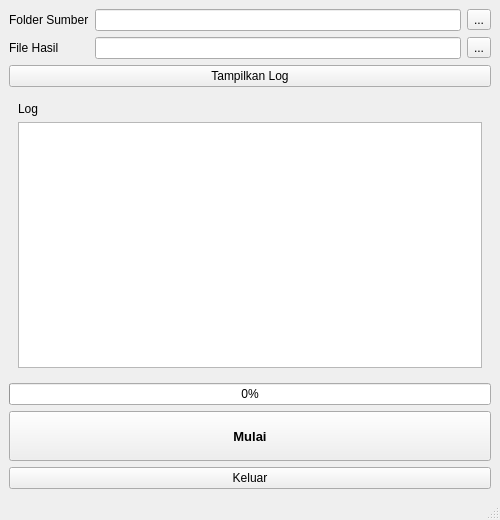
<?xml version="1.0" encoding="UTF-8"?>
<ui version="4.0">
 <class>MainWindow</class>
 <widget class="QMainWindow" name="MainWindow">
  <property name="geometry">
   <rect>
    <x>0</x>
    <y>0</y>
    <width>500</width>
    <height>520</height>
   </rect>
  </property>
  <property name="windowTitle">
   <string>Dokumentasi</string>
  </property>
  <property name="windowIcon">
   <iconset resource="resources.qrc">
    <normaloff>:/icon/folder.png</normaloff>:/icon/folder.png</iconset>
  </property>
  <widget class="QWidget" name="centralwidget">
   <layout class="QVBoxLayout" name="verticalLayout_2">
    <item>
     <layout class="QGridLayout" name="gridLayout_2">
      <item row="0" column="1">
       <widget class="QLineEdit" name="inputFolder"/>
      </item>
      <item row="1" column="2">
       <widget class="QToolButton" name="btnOutput">
        <property name="cursor">
         <cursorShape>PointingHandCursor</cursorShape>
        </property>
        <property name="text">
         <string>...</string>
        </property>
       </widget>
      </item>
      <item row="0" column="0">
       <widget class="QLabel" name="label">
        <property name="text">
         <string>Folder Sumber</string>
        </property>
       </widget>
      </item>
      <item row="1" column="1">
       <widget class="QLineEdit" name="outputFolder"/>
      </item>
      <item row="1" column="0">
       <widget class="QLabel" name="label_2">
        <property name="text">
         <string>File Hasil</string>
        </property>
       </widget>
      </item>
      <item row="0" column="2">
       <widget class="QToolButton" name="btnInput">
        <property name="cursor">
         <cursorShape>PointingHandCursor</cursorShape>
        </property>
        <property name="text">
         <string>...</string>
        </property>
       </widget>
      </item>
     </layout>
    </item>
    <item>
     <widget class="QPushButton" name="btnLog">
      <property name="cursor">
       <cursorShape>PointingHandCursor</cursorShape>
      </property>
      <property name="text">
       <string>Tampilkan Log</string>
      </property>
     </widget>
    </item>
    <item>
     <widget class="QWidget" name="widget" native="true">
      <layout class="QVBoxLayout" name="verticalLayout_3">
       <item>
        <widget class="QLabel" name="label_3">
         <property name="text">
          <string>Log</string>
         </property>
        </widget>
       </item>
       <item>
        <widget class="QPlainTextEdit" name="logs">
         <property name="readOnly">
          <bool>true</bool>
         </property>
        </widget>
       </item>
      </layout>
     </widget>
    </item>
    <item>
     <widget class="QProgressBar" name="progressBar">
      <property name="value">
       <number>0</number>
      </property>
     </widget>
    </item>
    <item>
     <widget class="QPushButton" name="btnStart">
      <property name="minimumSize">
       <size>
        <width>0</width>
        <height>50</height>
       </size>
      </property>
      <property name="font">
       <font>
        <pointsize>10</pointsize>
        <weight>75</weight>
        <bold>true</bold>
       </font>
      </property>
      <property name="cursor">
       <cursorShape>PointingHandCursor</cursorShape>
      </property>
      <property name="text">
       <string>Mulai</string>
      </property>
     </widget>
    </item>
    <item>
     <widget class="QPushButton" name="btnExit">
      <property name="cursor">
       <cursorShape>PointingHandCursor</cursorShape>
      </property>
      <property name="text">
       <string>Keluar</string>
      </property>
     </widget>
    </item>
   </layout>
  </widget>
  <widget class="QStatusBar" name="statusbar"/>
 </widget>
 <tabstops>
  <tabstop>inputFolder</tabstop>
  <tabstop>btnInput</tabstop>
  <tabstop>outputFolder</tabstop>
  <tabstop>btnOutput</tabstop>
 </tabstops>
 <resources>
  <include location="resources.qrc"/>
 </resources>
 <connections/>
</ui>
